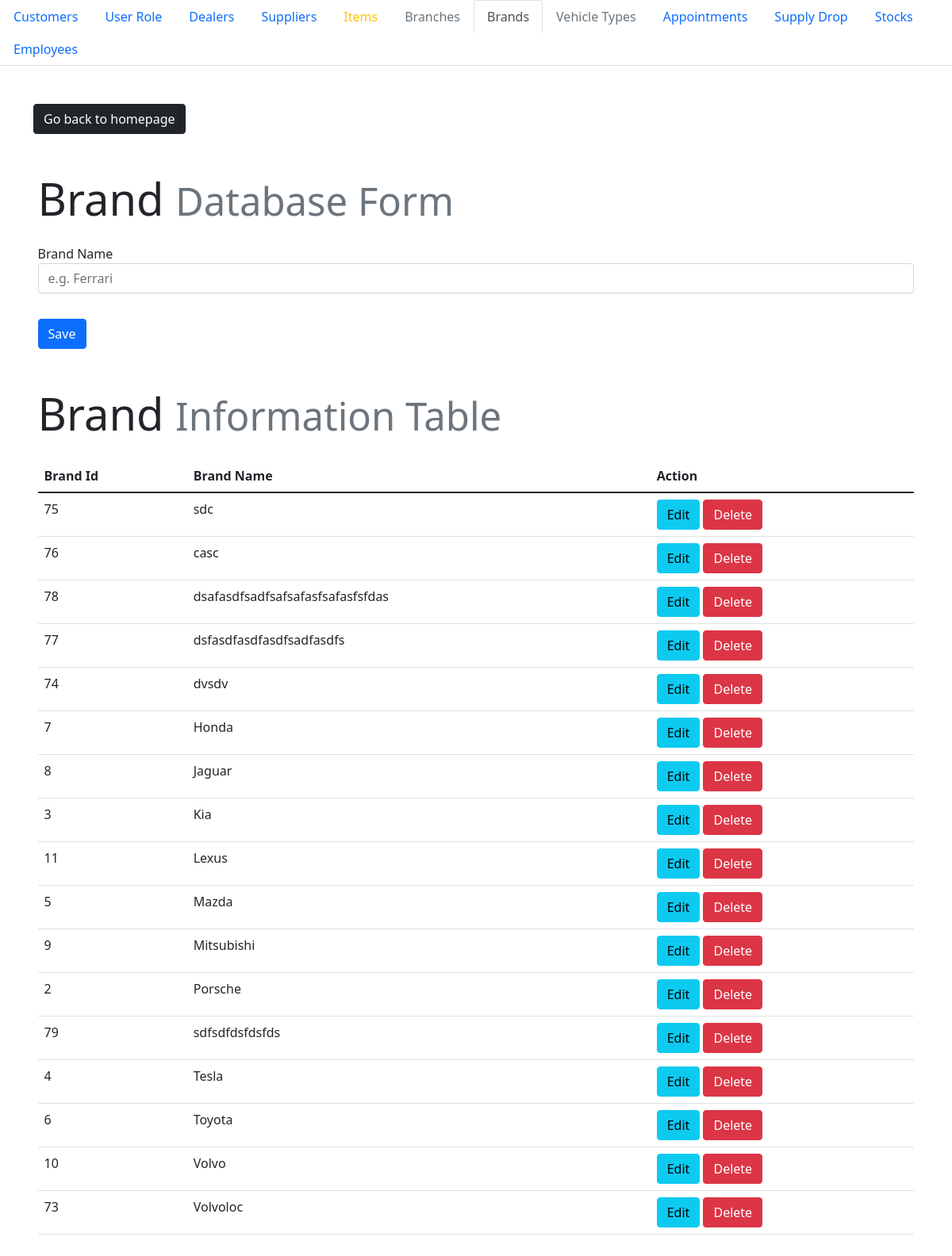
Screenshot of /admin/brand.php with the database file from the repository.
### tables this page shows
CREATE TABLE `brand` (
  `brand_id` int(10) NOT NULL,
  `brand_name` varchar(50) NOT NULL
);

### admin/brand.php (the view, shortened to what this page needs)
<!DOCTYPE html>
<html lang="en">
<head>
    <link rel="stylesheet" href="style.css">
    <link href="https://cdn.jsdelivr.net/npm/bootstrap@5.1.3/dist/css/bootstrap.min.css" rel="stylesheet">
</head>
<body>
    <ul class="nav nav-tabs">
    <li class="nav-item">
        <a class="nav-link" href="./index.php">Customers</a>
    </li>
    <li class="nav-item">
        <a class="nav-link" href="./user_role.php">User Role</a>
    </li>
    <li class="nav-item">
        <a class="nav-link" href="./dealer.php">Dealers</a>
    </li>
    <li class="nav-item">
        <a class="nav-link" href="./supplier.php">Suppliers</a>
    </li>
    <li class="nav-item">
        <a class="nav-link text-warning" href="./item.php">Items</a>
    </li>
    <li class="nav-item">
        <a class="nav-link text-muted" href="./branch.php">Branches</a>
    </li>
    <li class="nav-item">
        <a class="nav-link active" href="./brand.php">Brands</a>
    </li>
    <li class="nav-item">
        <a class="nav-link text-muted" href="./vehicle_type.php">Vehicle Types</a>
    </li>
    <li class="nav-item">
        <a class="nav-link" href="./appointment-admin.php">Appointments</a>
    </li>
    <li class="nav-item">
        <a class="nav-link" href="./provides.php">Supply Drop</a>
    </li>
    <li class="nav-item">
        <a class="nav-link" href="./stocks.php">Stocks</a>
    </li>
    <li class="nav-item">
        <a class="nav-link" href="./works_at.php">Employees</a>
    </li>
    </ul>
    <?php require_once 'process_brand.php'; ?>
    <div class="container transition">
    <div style="padding-top: 3em;">
        <a class="btn btn-dark" href="../foradmin.php" role="button">Go back to homepage</a>
    </div>
    <div class="mx-auto" style="width: 99%; padding-top: 3em;">
    <h1 class="display-4">Brand <small class="text-muted">Database Form</small></h1>
        <form action="process_brand.php" method="POST">
            <div class="col form-group" style="padding-top: 1em">
                <label for="">Brand Name</label>
                <input type="text" name="brand_name" class="form-control" value="<?php echo $brand_name; ?>" placeholder="e.g. Ferrari" required autofocus>
            </div>
            <div class="form-group" style="padding-top: 2em">
                <?php
                if ($update == true):
                ?>
                    <button type="submit" class="btn btn-info" name="update">Update</button>
                <?php else: ?>
                    <button type="submit" class="btn btn-primary" name="save">Save</button>
                <?php endif; ?>
            </div>
        </form>
    </div>
    <?php
        $mysqli = new mysqli('localhost', 'root', '', 'sza') or die(mysqli_error($mysqli));
        $result = $mysqli->query("SELECT * FROM brand") or die(mysqli_error);
    ?>
    <div class="mx-auto" style="width: 99%; padding-top: 3em; padding-bottom: 5em;">
    <h1 class="display-4" style="padding-bottom: 0.3em;">Brand <small class="text-muted">Information Table</small></h1>
        <table class="table">
            <thead>
                <tr>
                    <th>Brand Id</th>
                    <th>Brand Name</th>
                    <th>Action</th>
                </tr>
            </thead>
        <?php
            while ($row = $result->fetch_assoc()): ?>
                <tr>
                    <td><?php echo $row['brand_id']; ?></td>
                    <td><?php echo $row['brand_name']; ?></td>
                    <td>
                        <a href="brand.php?edit=<?php echo $row['brand_id']; ?>"
                            class="btn btn-info">Edit</a>
                        <button onclick="check(<?php echo $row['brand_id']; ?>)" type="button" class="btn btn-danger">Delete</button>
                    </td>
                </tr>
            <?php endwhile; ?>
        </table>
    </div>
    </div>
</body>
</html>

### admin/style.css (style rules this page uses)
.transition { animation: transitionIn 0.5s; }

### rows the page displays
brand: brand_id "75", brand_name "sdc"
brand: brand_id "76", brand_name "casc"
brand: brand_id "78", brand_name "dsafasdfsadfsafsafasfsafasfsfdas"
brand: brand_id "77", brand_name "dsfasdfasdfasdfsadfasdfs"
brand: brand_id "74", brand_name "dvsdv"
brand: brand_id "7", brand_name "Honda"
brand: brand_id "8", brand_name "Jaguar"
brand: brand_id "3", brand_name "Kia"
brand: brand_id "11", brand_name "Lexus"
brand: brand_id "5", brand_name "Mazda"
brand: brand_id "9", brand_name "Mitsubishi"
brand: brand_id "2", brand_name "Porsche"
brand: brand_id "79", brand_name "sdfsdfdsfdsfds"
brand: brand_id "4", brand_name "Tesla"
brand: brand_id "6", brand_name "Toyota"
brand: brand_id "10", brand_name "Volvo"
brand: brand_id "73", brand_name "Volvoloc"
